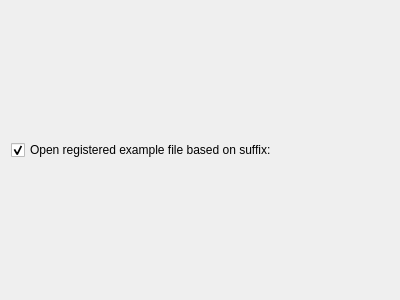
<?xml version="1.0" encoding="UTF-8"?>
<ui version="4.0">
 <class>OpenFileCheckBoxForm</class>
 <widget class="QWidget" name="OpenFileCheckBoxForm">
  <property name="geometry">
   <rect>
    <x>0</x>
    <y>0</y>
    <width>400</width>
    <height>300</height>
   </rect>
  </property>
  <property name="windowTitle">
   <string>Form</string>
  </property>
  <layout class="QVBoxLayout" name="verticalLayout">
   <item>
    <widget class="QCheckBox" name="OpenRegisteredFileCheckBox">
     <property name="text">
      <string>Open registered example file based on suffix: </string>
     </property>
     <property name="checked">
      <bool>true</bool>
     </property>
    </widget>
   </item>
  </layout>
 </widget>
 <resources/>
 <connections/>
</ui>
